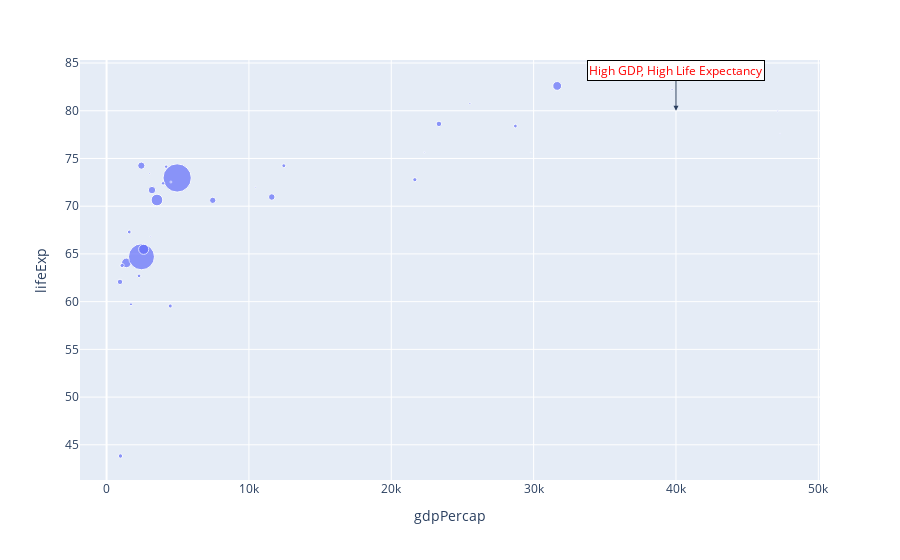

The notebook cell saved with this chart:
### Code cell
import plotly.express as px

df = px.data.gapminder().query("year == 2007 and continent == 'Asia'")
fig = px.scatter(df, x="gdpPercap", y="lifeExp", size="pop", hover_name="country")

fig.update_layout(
    annotations=[
        dict(
            x=40000, y=80,  # Position in data coordinates
            text="High GDP, High Life Expectancy",
            showarrow=True,
            arrowhead=2,
            ax=0, ay=-40,  # arrow tail shift
            font=dict(size=12, color="red"),
            bgcolor="white",
            bordercolor="black",
            borderwidth=1
        )
    ]
)

fig.show()

### Figure 1 — Plotly figure (JSON) as saved in the notebook; plotly's stock layout.template omitted (floating-point values rounded to 4 significant figures)
{"data": [{"hovertemplate": "<b>%{hovertext}</b><br><br>gdpPercap=%{x}<br>lifeExp=%{y}<br>pop=%{marker.size}<extra></extra>", "hovertext": ["Afghanistan", "Bahrain", "Bangladesh", "Cambodia", "China", "Hong Kong, China", "India", "Indonesia", "Iran", "Iraq", "Israel", "Japan", "Jordan", "Korea, Dem. Rep.", "Korea, Rep.", "Kuwait", "Lebanon", "Malaysia", "Mongolia", "Myanmar", "Nepal", "Oman", "Pakistan", "Philippines", "Saudi Arabia", "Singapore", "Sri Lanka", "Syria", "Taiwan", "Thailand", "Vietnam", "West Bank and Gaza", "Yemen, Rep."], "legendgroup": "", "marker": {"color": "#636efa", "size": [31889923, 708573, 150448339, 14131858, 1318683096, 6980412, 1110396331, 223547000, 69453570, 27499638, 6426679, 127467972, 6053193, 23301725, 49044790, 2505559, 3921278, 24821286, 2874127, 47761980, 28901790, 3204897, 169270617, 91077287, 27601038, 4553009, 20378239, 19314747, 23174294, 65068149, 85262356, 4018332, 22211743], "sizemode": "area", "sizeref": 3297000.0, "symbol": "circle"}, "mode": "markers", "name": "", "orientation": "v", "showlegend": false, "type": "scatter", "x": [974.6, 29800.0, 1391.0, 1714.0, 4959.0, 39720.0, 2452.0, 3541.0, 11610.0, 4471.0, 25520.0, 31660.0, 4519.0, 1593.0, 23350.0, 47310.0, 10460.0, 12450.0, 3096.0, 944.0, 1091.0, 22320.0, 2606.0, 3190.0, 21650.0, 47140.0, 3970.0, 4185.0, 28720.0, 7458.0, 2442.0, 3025.0, 2281.0], "xaxis": "x", "y": [43.83, 75.64, 64.06, 59.72, 72.96, 82.21, 64.7, 70.65, 70.96, 59.55, 80.75, 82.6, 72.53, 67.3, 78.62, 77.59, 71.99, 74.24, 66.8, 62.07, 63.78, 75.64, 65.48, 71.69, 72.78, 79.97, 72.4, 74.14, 78.4, 70.62, 74.25, 73.42, 62.7], "yaxis": "y"}], "layout": {"annotations": [{"arrowhead": 2, "ax": 0, "ay": -40, "bgcolor": "white", "bordercolor": "black", "borderwidth": 1, "font": {"color": "red", "size": 12}, "showarrow": true, "text": "High GDP, High Life Expectancy", "x": 40000, "y": 80}], "autosize": true, "legend": {"itemsizing": "constant", "tracegroupgap": 0}, "margin": {"t": 60}, "xaxis": {"anchor": "y", "autorange": true, "domain": [0, 1], "range": [-1815.0, 50070.0], "title": {"text": "gdpPercap"}, "type": "linear"}, "yaxis": {"anchor": "x", "autorange": true, "domain": [0, 1], "range": [40.59, 91.44], "title": {"text": "lifeExp"}, "type": "linear"}}}
